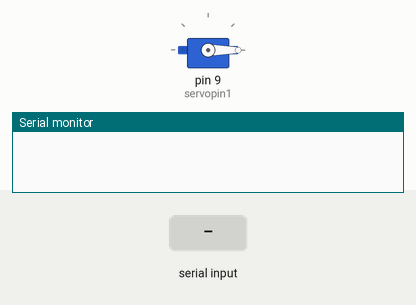
Recording of a sketch running on a simulated Arduino Uno, built with avr-gcc and run on an emulated ATmega328P. Parts: servo, the last lines printed to the serial monitor. Inputs (shaded band) come from the test bench.

Above: at 4.4 s.
4.5 s: "A" received over Serial
At 5.51 s:
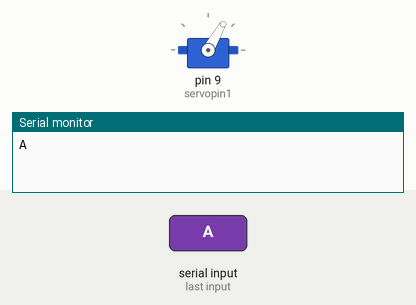
At 6.6 s:
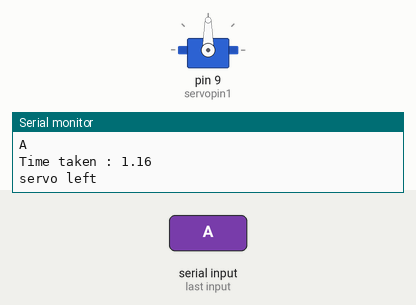
7.4 s: "B" received over Serial
At 9.1 s:
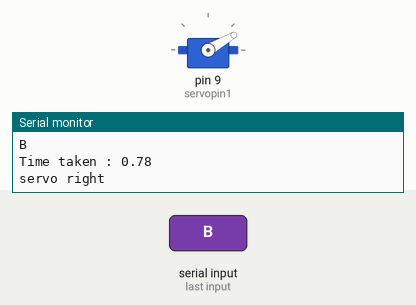
Timing chart, 0 to 10.6 s (numbered marks = the images above; inputs shaded):
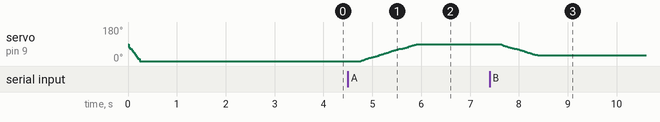

The sketch:

servo_speed.ino
```cpp
#include<VarSpeedServo.h>
double time1;
double time2;
VarSpeedServo servo1;

const int servopin1=9;

void setup() {
  time1=0.0,time2=0.0;
  servo1.attach(servopin1);
  servo1.write(0,255,true);
  Serial.begin(9600);
  delay(3000);
}


void loop() {
char check=0;
//Serial.print(myservo.read());
if(Serial.available())
{
check=Serial.read();
Serial.println(check);
}

switch(check)
{
case 'A':
servo_left();
delay(200);
Serial.println("servo left");
break;

case 'B':
servo_right();
delay(200);
Serial.println("servo right");
break;

}

delay(500);
}


void servo_left()
{
   time1=millis();
   servo1.write(90,50,true);
   time2=millis();
   Serial.print("Time taken : ");
   Serial.println((time2-time1)/1000);
}

void servo_right()
{
   time1=millis();
   servo1.write(30,50,true);
   time2=millis();
   Serial.print("Time taken : ");
   Serial.println((time2-time1)/1000);

}
```

Measured:
- after the input at 4.5 s, servo on pin 9 (servopin1): moves from 0° to 90° over 1.1 s, starting after 0.26 s
- after the input at 7.4 s, servo on pin 9 (servopin1): moves from 90° to 30° over 0.76 s, starting after 0.22 s
